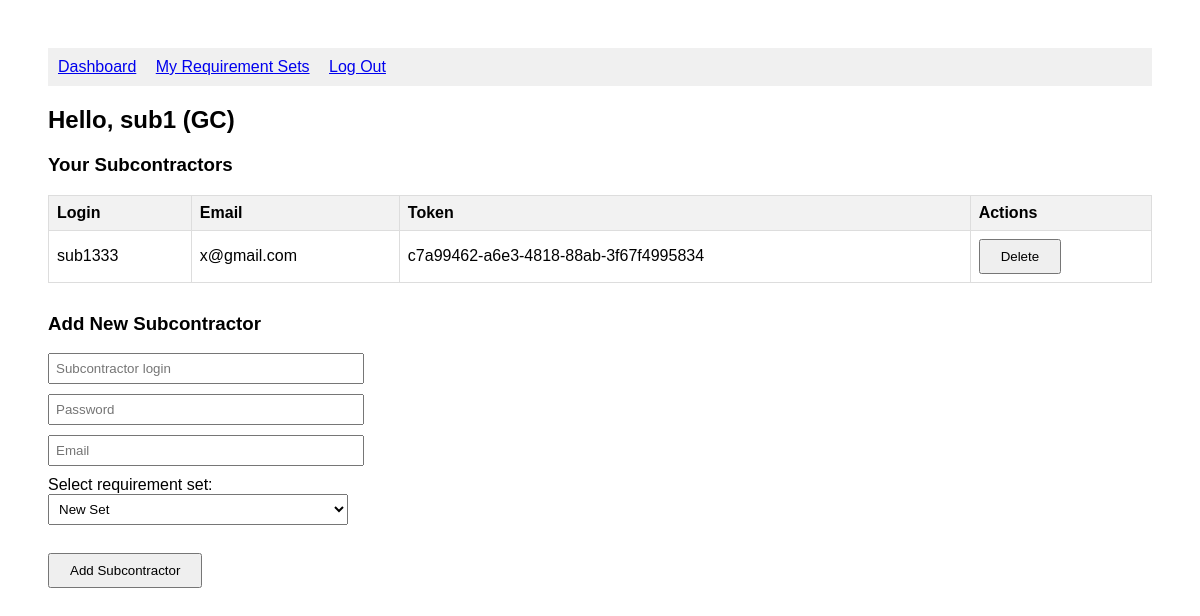
The page /admin (signed in) on the database its author committed.
### tables this page shows
CREATE TABLE users (
    id INTEGER PRIMARY KEY AUTOINCREMENT,
    login TEXT UNIQUE NOT NULL,
    password TEXT NOT NULL,
    token TEXT UNIQUE NOT NULL,
    role TEXT NOT NULL  -- 'gc' or 'sub'
, email TEXT, created_by INTEGER, requirement_set_id INTEGER);

### app.py (the view, shortened to what this page needs)
@app.route("/admin", methods=['GET', 'POST'])
def admin():
    db = get_db()
    user_id = session.get("id")
    if not user_id:
        return redirect("/login")
    user = db.execute("SELECT * FROM users WHERE id = ?", (session["id"],)).fetchone()
    subs = db.execute("SELECT * FROM users WHERE created_by = ?", (session["id"],)).fetchall()
    req_sets = db.execute("SELECT id, name FROM requirement_sets WHERE gc_id = ?", (user_id,)).fetchall()
    return render_template("admin.html", user=user, subs=subs, req_sets=req_sets)

### app.py (called while the page is built)
def get_db():
    conn = sqlite3.connect("database.db")
    conn.row_factory = sqlite3.Row
    return conn

### templates/admin.html (shortened to what this page needs)
<!DOCTYPE html>
<html lang="en">
<head>
</head>
<body>
    <nav style="background-color: #f0f0f0; padding: 10px;">
        <a href="/admin" style="margin-right: 15px;">Dashboard</a>
        <a href="/my_sets" style="margin-right: 15px;">My Requirement Sets</a>
        <a href="/logout">Log Out</a>
    </nav>
    <h2>Hello, {{ user['login'] }} (GC)</h2>
    <h3>Your Subcontractors</h3>
    {% if subs %}
    <table>
        <tr>
            <th>Login</th>
            <th>Email</th>
            <th>Token</th>
            <th>Actions</th>
        </tr>
        {% for sub in subs %}
        <tr>
            <td>{{ sub['login'] }}</td>
            <td>{{ sub['email'] }}</td>
            <td>{{ sub['token'] }}</td>
            <td><form method="post" action="/delete_sub">
                <button type="submit">Delete</button>
            </form></td>
        </tr>
        {% endfor %}
    </table>
    {% else %}
        <p>No subcontractors yet.</p>
    {% endif %}
    <h3>Add New Subcontractor</h3>
    <form method="post">
        <input type="text" name="new_login" placeholder="Subcontractor login" required><br>
        <input type="password" name="new_password" placeholder="Password" required><br>
        <input type="email" name="email" placeholder="Email" required><br>
        <label>Select requirement set:</label><br>
        <select name="requirement_set" required>
            {% if req_sets %}
                {% for rs in req_sets %}
                    <option value="{{ rs['id'] }}">{{ rs['name'] }}</option>
                {% endfor %}
            {% else %}
                <option value="1">Standard Set</option>
            {% endif %}
        </select><br><br>
        <button type="submit">Add Subcontractor</button>
    </form>
</body>
</html>

### templates/admin.html (style rules this page uses)
body { font-family: Arial, sans-serif; padding: 40px; }
h2 { margin-bottom: 20px; }
table { width: 100%; border-collapse: collapse; margin-bottom: 30px; }
th, td { border: 1px solid #ddd; padding: 8px; text-align: left; }
th { background-color: #f2f2f2; }
form input, form select { margin-bottom: 10px; padding: 6px; width: 300px; }
button { padding: 8px 20px; }

### rows shown on the page
users: login "sub1"
users: login "sub1333", email "x@gmail.com", token "c7a99462-a6e3-4818-88ab-3f67f4995834"

### other values the page prints
form field requirement_set "New Set"
